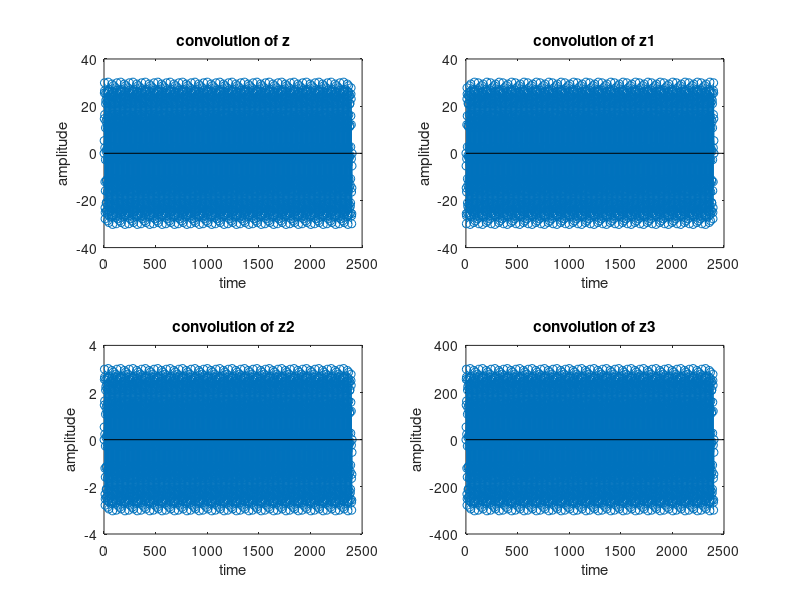

Write MATLAB code to recreate this figure.
amp=10;                             % amplification value
fs=1200;                            % sampling frequency
duration=2;                         % time duration setting
freq=100;                           % frequency 
values=0:1/fs:duration;             % setting values    
a=amp*sin(2*pi* freq*values);       % noise
sound(a);                           % playing noise sound
%subplot(3,1,1);
%plot(values,a,'b');
%xlabel('time');
%ylabel('amplitude');
%title('Noise');

y=sin(2*pi*70*values);              % generating sinosidel wave 
%sound(y*10);                        % playing sinosidel sound
%subplot(3,1,2);
%plot(values,y,'r');
%xlabel('time');
%ylabel('amplitude');
%title('Generated sinosidel');

x=a+y;                              % adding sinosidel with noise
%sound(x*10);                        % playing sound of new signal(x=a+y)
%subplot(3,1,3);
%plot(values,x,'g');
%xlabel('time');
%ylabel('amplitude');
%title('addition of noise and sinosidel');


% perform the convolution of 'a' with h=[1 1 1];
h=[1 1 1];
z=conv(x,h);
%sound(z);
subplot(2,2,1);
stem(z);
xlabel('time');
ylabel('amplitude');
title('convolution of z');

% perform the convolution of 'a' with h=[-1 -1 -1];
h1=[-1 -1 -1];
z1=conv(x,h1);
%sound(z1*100);
subplot(2,2,2);
stem(z1);
xlabel('time');
ylabel('amplitude');
title('convolution of z1');

% perform the convolution of 'a' with h=[0.1 0.1 0.1];
h2=[0.1 0.1 0.1];
z2=conv(x,h2);
%sound(z2*100);
subplot(2,2,3);
stem(z2);
xlabel('time');
ylabel('amplitude');
title('convolution of z2');

% perform the convolution of 'a' with h=[10 10 10];
h3=[10 10 10];
z3=conv(x,h3);
%sound(z3*100);
subplot(2,2,4);
stem(z3);
xlabel('time');
ylabel('amplitude');
title('convolution of z3');
